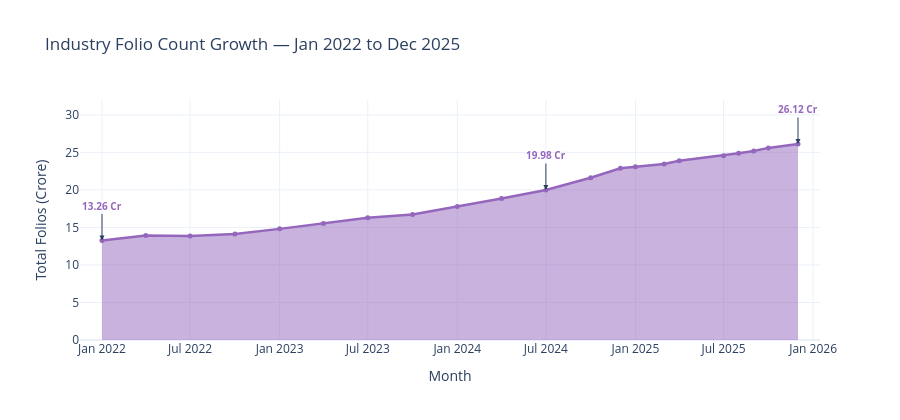

The cell this chart's notebook holds for it:
### Code cell
folio['month_dt'] = pd.to_datetime(folio['month'])
folio_s = folio.sort_values('month_dt')

fig = go.Figure()
fig.add_trace(go.Scatter(
    x=folio_s['month_dt'], y=folio_s['total_folios_crore'],
    fill='tozeroy', mode='lines+markers',
    line=dict(color='#9467bd', width=2.5),
    marker=dict(size=5, color='#9467bd'),
    name='Total Folios (Crore)'
))
# Milestone annotations
for i, row in folio_s.iloc[[0, min(len(folio_s)//2, len(folio_s)-1), len(folio_s)-1]].drop_duplicates().iterrows():
    fig.add_annotation(
        x=row['month_dt'].strftime("%Y-%m-%d"), y=row['total_folios_crore'],
        text=f"<b>{row['total_folios_crore']:.2f} Cr</b>",
        showarrow=True, arrowhead=2, font=dict(size=10, color='#9467bd'),
        ax=0, ay=-35
    )

fig.update_layout(
    title='Industry Folio Count Growth — Jan 2022 to Dec 2025',
    xaxis_title='Month', yaxis_title='Total Folios (Crore)',
    template='plotly_white', height=420
)
fig.show()

fig.write_image(
    "reports/eda_charts/07_folio_count.png",
    width=1600,
    height=800,
    scale=3
)

print(
    f"✅ Chart 7 saved | Growth: "
    f"{folio_s['total_folios_crore'].iloc[0]:.2f} -> "
    f"{folio_s['total_folios_crore'].iloc[-1]:.2f} Crore"
)

### Figure 1 — Plotly figure (JSON) as saved in the notebook; plotly's stock layout.template omitted (floating-point values rounded to 4 significant figures)
{"data": [{"fill": "tozeroy", "line": {"color": "#9467bd", "width": 2.5}, "marker": {"color": "#9467bd", "size": 5}, "mode": "lines+markers", "name": "Total Folios (Crore)", "type": "scatter", "x": ["2022-01-01T00:00:00", "2022-04-01T00:00:00", "2022-07-01T00:00:00", "2022-10-01T00:00:00", "2023-01-01T00:00:00", "2023-04-01T00:00:00", "2023-07-01T00:00:00", "2023-10-01T00:00:00", "2024-01-01T00:00:00", "2024-04-01T00:00:00", "2024-07-01T00:00:00", "2024-10-01T00:00:00", "2024-12-01T00:00:00", "2025-01-01T00:00:00", "2025-03-01T00:00:00", "2025-04-01T00:00:00", "2025-07-01T00:00:00", "2025-08-01T00:00:00", "2025-09-01T00:00:00", "2025-10-01T00:00:00", "2025-12-01T00:00:00"], "y": [13.26, 13.91, 13.85, 14.12, 14.81, 15.54, 16.28, 16.72, 17.78, 18.85, 19.98, 21.62, 22.89, 23.1, 23.45, 23.89, 24.57, 24.89, 25.19, 25.6, 26.12]}], "layout": {"annotations": [{"arrowhead": 2, "ax": 0, "ay": -35, "font": {"color": "#9467bd", "size": 10}, "showarrow": true, "text": "<b>13.26 Cr</b>", "x": "2022-01-01", "y": 13.26}, {"arrowhead": 2, "ax": 0, "ay": -35, "font": {"color": "#9467bd", "size": 10}, "showarrow": true, "text": "<b>19.98 Cr</b>", "x": "2024-07-01", "y": 19.98}, {"arrowhead": 2, "ax": 0, "ay": -35, "font": {"color": "#9467bd", "size": 10}, "showarrow": true, "text": "<b>26.12 Cr</b>", "x": "2025-12-01", "y": 26.12}], "height": 420, "title": {"text": "Industry Folio Count Growth — Jan 2022 to Dec 2025"}, "xaxis": {"title": {"text": "Month"}}, "yaxis": {"title": {"text": "Total Folios (Crore)"}}}}
